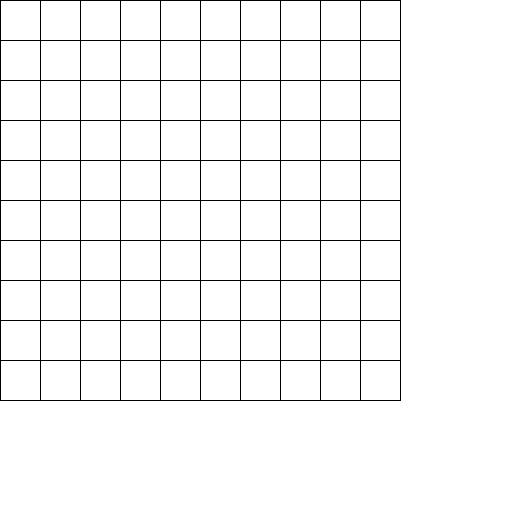
Frame 1 (no input)
Frame 60 (the mouse pressed at the canvas centre just before this capture): identical to frame 1, image omitted
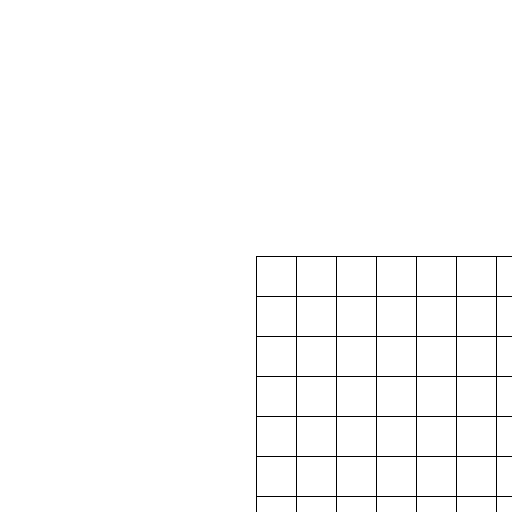
Frame 120 (the mouse held since frame 60 and released just before this capture)

The Processing sketch that drew these frames (run headless with seeded random() and noise(); from frame 60 on, the mouse is pressed at the canvas centre):

// Processing sketch: assignment03A
// ── assignment03A.pde
void setup() {
  size(512, 512);
}

void draw() {
  background(255);
  gridDraw(mouseX, mouseY, 10, 10, 400, 400);
}

void gridDraw(float xpos, float ypos, int rows, int cols, float w, float h) {
  // Draw for r <= rows and c <= cols because we need to close the grid with one last extra line
  
  // Horizontal lines
  for (int r = 0; r <= rows; ++r) {
    // What's the spacing between the lines?
    // Amount of y spacing = row number * height / number of horizontal lines (rows)
    // Offset the lines with the xpos and ypos (mouse position)
    float yspacing = r * h / (float)rows;
    line(xpos, ypos + yspacing, xpos + w, ypos + yspacing);
  }
  
  // Vertical lines
  for (int c = 0; c <= cols; ++c) {
    // Amount of x spacing = column number * width / number of vertical lines (cols)
    float xspacing = c * w / (float)cols;
    line(xpos + xspacing, ypos, xpos + xspacing, ypos + h);
  }
}
